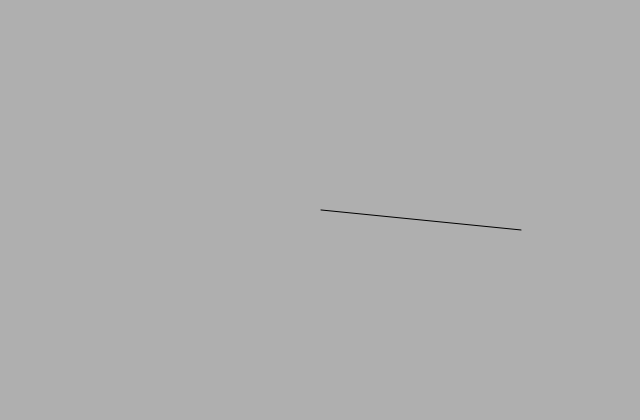
Frame 1 (no input)
Frame 60 (no input): blank canvas, image omitted
Frame 120 (the mouse pressed at the canvas centre since frame 60): blank canvas, image omitted

The p5.js sketch that drew this single still picture (run headless with seeded random() and noise() and a simulated clock; from frame 60 on, the mouse is pressed at the canvas centre):

// p5.js sketch
// ── sketch.js
class RectMover {
    constructor(x, y, w, h, m) {
        this.position = createVector(x, y);
        this.size = createVector(w, h);
        this.velocity = createVector();
        this.acceleration = createVector();
        this.mass = m;
    }

    applyForce(force) {
        let f = p5.Vector.div(force, this.mass);
        this.acceleration.add(f);
    }

    update() {
        this.velocity.add(this.acceleration);
        this.position.add(this.velocity);
        this.acceleration.mult(0);
        this.checkEdges();
    }

    show() {
        stroke(0);
        fill(125);

        line(this.position.x, this.position.y, this.position.x + this.size.x, this.position.y + this.size.y);
    }

    checkEdges() {
        if (this.position.y > height - this.size.y) {
            this.position.y = height - this.size.y;
            this.velocity.y *= -1;
        }
    }
}

class Air {
    constructor(x, y, w, h, c) {
        this.x = x;
        this.y = y;
        this.w = w;
        this.h = h;
        this.c = c;
    }

    show() {
        noStroke();
        fill(175);
        rect(this.x, this.y, this.w, this.h);
    }

    contains(mover) {
        let pos = mover.position;

        return (
            pos.x > this.x &&
            pos.x < this.x + this.w &&
            pos.y > this.y &&
            pos.y < this.y + this.h
        )
    }

    calculateDrag(mover) {
        let speed = mover.velocity.mag();
        let dragMagnitude = this.c * speed * speed;

        let dragForce = mover.velocity.copy();
        dragForce.y = -1 * dragForce.x * 0.001;
        dragForce.x = 0;
        dragForce.setMag(dragMagnitude);

        return dragForce;
    }
}

let mover;
let air;
let gravity;

function setup() {
    createCanvas(640, 420);

    mover = new RectMover(
        width / 2,
        height / 2,
        200,
        20,
        3
    )
    mover.velocity = createVector(1, 0);

    gravity = createVector(0, 0.1);

    air = new Air(
        0,
        0,
        width,
        height,
        0.1
    )
}

function draw() {
    background(220);

    air.show();

    if (air.contains(mover)) {
        let dragForce = air.calculateDrag(mover);
        mover.applyForce(dragForce);
    }

    mover.update();
    mover.show();
}
